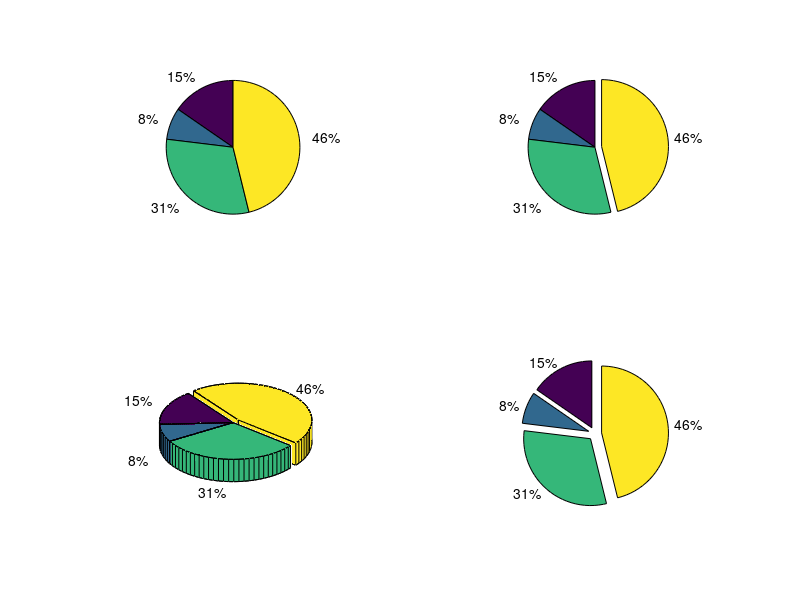

This chart was generated by the following MATLAB code:
%Exercise: separate all the pieces in the pie chart
clc, clear, close all

a = [10 5 20 30];
% 饼图pie(a, [0, 0, 0, 1])中[0, 0, 0, 1]：0代表连接在一起； 1代表分开
subplot(2, 2, 1)
pie(a)
subplot(2, 2, 2)
pie(a, [0, 0, 0, 1])
subplot(2, 2, 3)
pie3(a, [0, 0, 0, 1])
subplot(2, 2, 4)
pie(a, [1, 1, 1, 1])